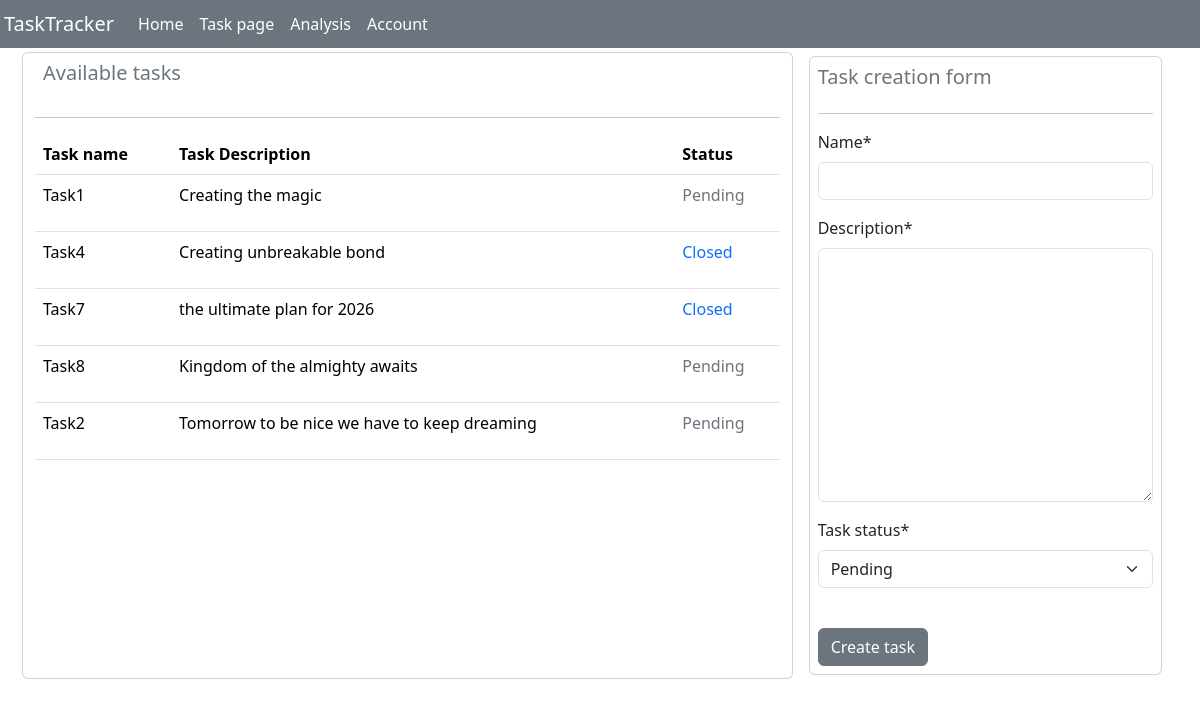
Before: /taskpage/ with the older database file.
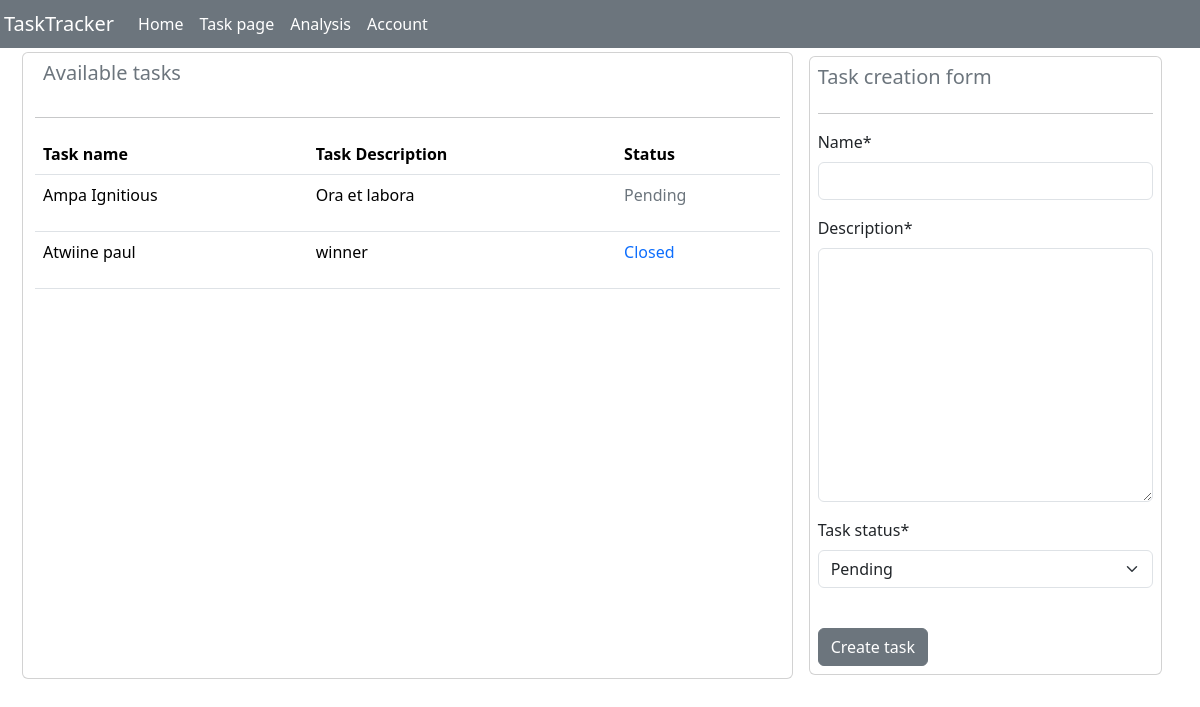
After: the same page with the newer database file.
### tasks/models.py (models this page shows, shortened)
class Task(models.Model):
    status_choices=[
        ('Pending','Pending'),
        ('Closed','Closed')
    ]
    name = models.CharField(max_length=50)
    description=models.TextField(max_length=300)
    created_at =models.DateTimeField(auto_now_add=True)
    task_status=models.CharField(
        choices=status_choices,
        default='Pending'
    )

### tasks/views.py (the view)
# urls.py: path('taskpage/', views.createtaskform, name="taskpage"),
def createtaskform(request):
    if request.method =="POST":
        form =taskcreateform(request.POST)
        if form.is_valid():
            taskname=form.cleaned_data.get('name')
            description=form.cleaned_data.get('description')
            taskstatus=form.cleaned_data.get('task_status')
            obj = Task.objects.create(
                name=taskname,
                description=description,
                task_status=taskstatus
            )
            obj.save()
            alltasks = Task.objects.all()
            total =Task.objects.count()
            alldatacontext={"alltasks":alltasks,
                            "total":total
                             }
            return render(request, 'tasks/home.html', alldatacontext)
    else:
        alltasks = Task.objects.all()
        form  = taskcreateform()
        total =Task.objects.count()
        context={"alltasks":alltasks,
                "total":total,
                "form":form
                }
        return render(request, 'tasks/taskpage.html', context)

### tasks/forms.py
class taskcreateform(forms.ModelForm):
    class Meta:
        model=models.Task
        fields="__all__"

### tasks/templates/tasks/taskpage.html
{% extends "tasks/base.html"%} {% load crispy_forms_tags %} {% block content%}
<div class="row">
  <div class="card col-8">
    <h5 class="text-secondary p-2">Available tasks</h5>
    <hr />
    <table class="table">
      <thead class="thead-dark">
        <tr>
          <th scope="col">Task name</th>
          <th scope="col">Task Description</th>
          <th scope="col">Status</th>
        </tr>
      </thead>
      <tbody>
        {% for data in alltasks %}
        <tr>
          <td>{{data.name}}</td>
          <td>{{data.description}}</td>
          {% if data.task_status == "Closed"%}
          <td><p class="text-primary">{{data.task_status}}</p></td>
          {% else%}
          <td><p class="text-secondary">{{data.task_status}}</p></td>
          {% endif%}
        </tr>
        {% endfor %}
      </tbody>
    </table>
  </div>
  <div class="col-4">
    <div class="card m-1 p-2">
      <h5 class="text-secondary">Task creation form</h5>
      <hr />
      <form action="" method="post">
        {% csrf_token %} {{ form|crispy }}
        <br />
        <input type="submit" class="btn btn-secondary" value="Create task" />
      </form>
    </div>
  </div>
</div>
{% endblock %}

Changed rows visible on the page:
removed Task: name "Task1", description "Creating the magic", task_status "Pending"
removed Task: name "Task4", description "Creating unbreakable bond", task_status "Closed"
removed Task: name "Task7", description "the ultimate plan for 2026", task_status "Closed"
removed Task: name "Task8", description "Kingdom of the almighty awaits", task_status "Pending"
removed Task: name "Task2", description "Tomorrow to be nice we have to keep dreaming", task_status "Pending"
added Task: name "Ampa Ignitious", description "Ora et labora", task_status "Pending"
added Task: name "Atwiine paul", description "winner", task_status "Closed"
